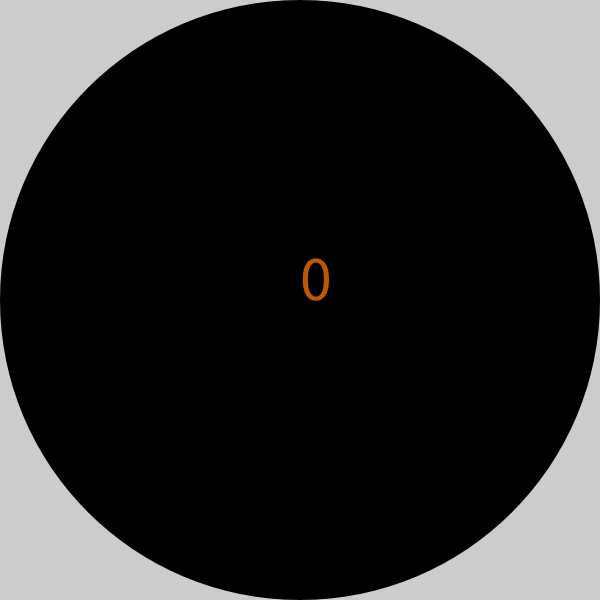
Frame 1 (no input)
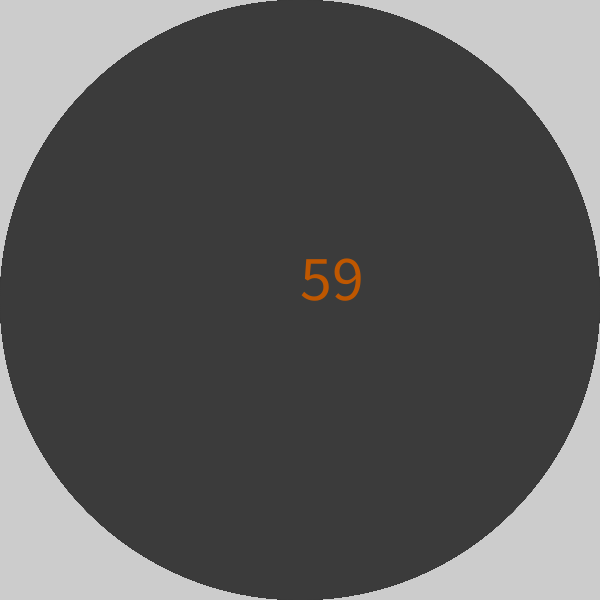
Frame 60 (the mouse pressed at the canvas centre just before this capture)
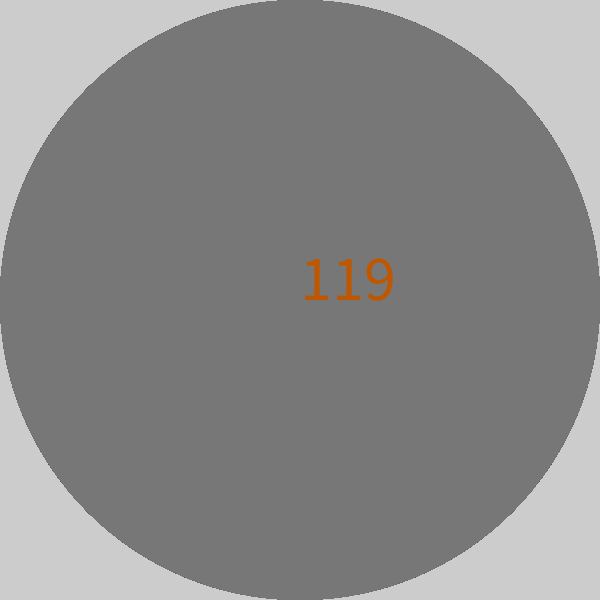
Frame 120 (the mouse held since frame 60 and released just before this capture)

The Processing sketch that drew these frames (run headless with seeded random() and noise(); from frame 60 on, the mouse is pressed at the canvas centre):

// Processing sketch: BlackAndWhite
// ── BlackAndWhite.pde
/*******************************************
 *                                         * 
 * Black and White                         *
 *                                         *
 * UTeach CSP                              *
 * Bradley Beth                            *
 * rev. 20160909                           * 
 *                                         *
 * Illustrate gray scale with an ellipse.  *
 *******************************************/

int blackwhite = 0;

void setup()
{
  size(600,600);
  noStroke();
  textSize(64);
}

void draw()
{
  if (blackwhite < 256)
  {
   // fill(blackwhite, 0, 0);
   // fill(0, blackwhite, 0);
   // fill(0, 0, blackwhite);
    fill(blackwhite, blackwhite, blackwhite);        // This will range from 0 to 255
    ellipse(width/2, height/2, width, height);
    fill(#BF5700);
    text(str(blackwhite),width/2,height/2);
    blackwhite = blackwhite + 1;
  }
}
